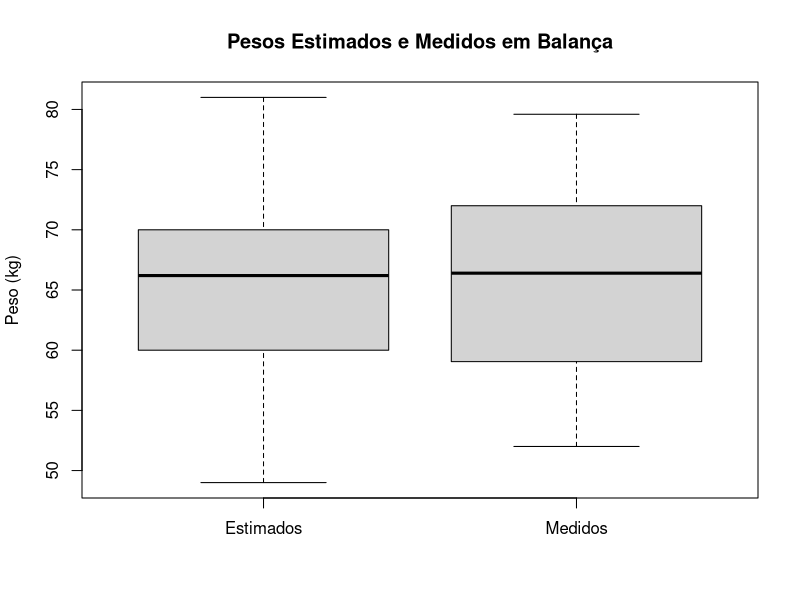
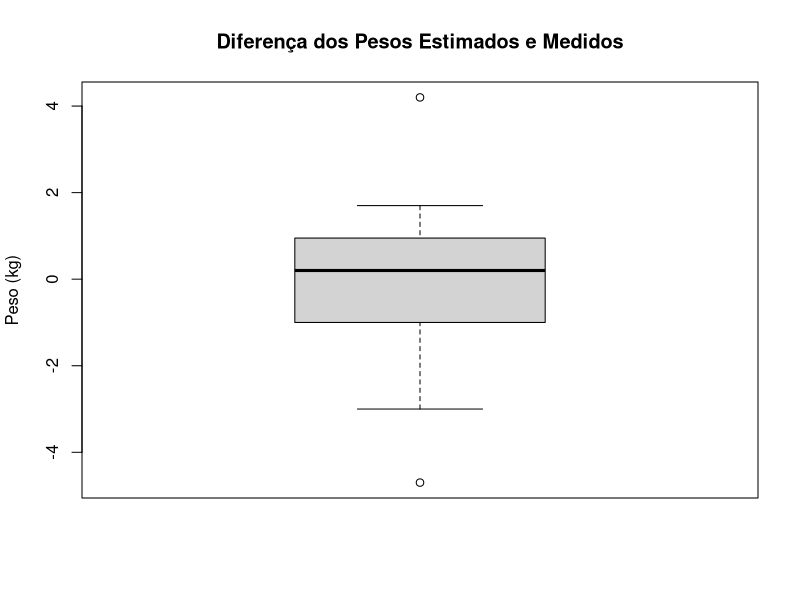
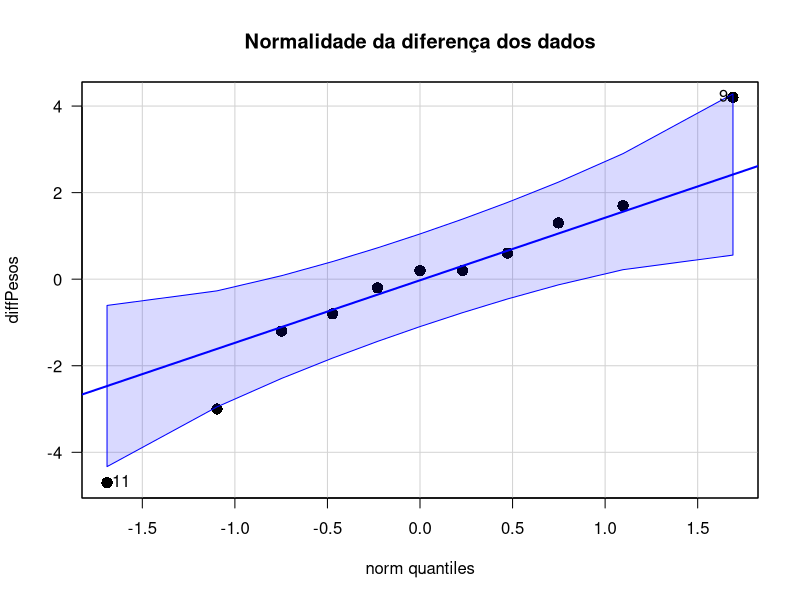

Source code (R) for these figures, in order: (Note: this script raises an error after producing the figures.)
## ---- chunk 1
knitr::opts_chunk$set(echo = TRUE)
## ---- chunk 2
#Ler dados de entrada
dados <- read.table("dados.csv", header=TRUE, sep=",");
aggdata <- aggregate(dados$Peso~dados$Fonte,data=dados,FUN=mean);
summary(aggdata);

#Separando
estimados <- c(0);
ei <- 1;
medidos <- c(0);
mi <- 1;
for (i in seq(1:22)) {
  if (dados$Fonte[i] == 'Estimado') {
    estimados[ei] <- dados$Peso[i];
    ei <- ei + 1;
  } else {
    medidos[mi] <- dados$Peso[i];
    mi <- mi + 1;
  }
}

#Boxplot Pesos Estimados e Medidos em Balança
boxplot(estimados, medidos, ylab="Peso (kg)",
        names=c("Estimados","Medidos"), col = "lightgray",
        main="Pesos Estimados e Medidos em Balança");
## ---- chunk 3
#Boxplot Diferença dos Pesos Estimados e Medidos
diffPesos <- estimados - medidos;
boxplot(diffPesos, ylab="Peso (kg)",
        names=c("Diferença"), col = "lightgray",
        main="Diferença dos Pesos Estimados e Medidos")
## ---- chunk 4
# qqPlot para testar a normalidade das diferenças entre
# o peso estimado e o peso medido.
require("car");
qqPlot(diffPesos, pch=16, cex=1.5, las=1, main="Normalidade da diferença dos dados");
## ---- chunk 5
#Teste t pareado
t.test(dados$Peso~dados$Fonte, paired=T, data=aggdata)
## ---- chunk 6
#Teste de potência
s <- sd(diffPesos);
power.t.test(n=11,
             delta=0.5,
             sd=s,
             sig.level=0.05,
             type="paired");
## ---- chunk 7
#Parâmetros de plots.
par(bg = "#dddddd");

#Potência variando tamanho de efeito.
delta <- 0.5;
powerBySe <- c(0);
es <- c(0);
for (i in seq(1:300)) {
  powerBySe[i] <- power.t.test(n=11,
                               delta=delta,
                               sd=s,
                               sig.level=0.05,
                               type="paired")$power;
  es[i] <- delta;
  delta <- delta + 0.01;
}
plot(es, powerBySe, type="l", lwd=2, las=1,
     main="Potência por Tamanho de Efeito", xlab="Tamanho de Efeito", ylab="Potência");
grid(NA,NULL,"white",lwd=2,lty=1);
## ---- chunk 8
#Potência variando quantidade de amostras.
n <- 11;
powerByN <- c(0);
ni <- c(0);
for (i in seq(1:1000)) {
  powerByN[i] <- power.t.test(n=n,
                               delta=0.5,
                               sd=s,
                               sig.level=0.05,
                               type="paired")$power;
  ni[i] <- n;
  n <- n + 0.5;
}
plot(ni, powerByN, type="l", lwd=2, las=1, 
     main="Potência por Tamanho da Amostra", xlab="Tamanho da Amostra", ylab="Potência");
grid(NA,NULL,"white",lwd=2,lty=1);
